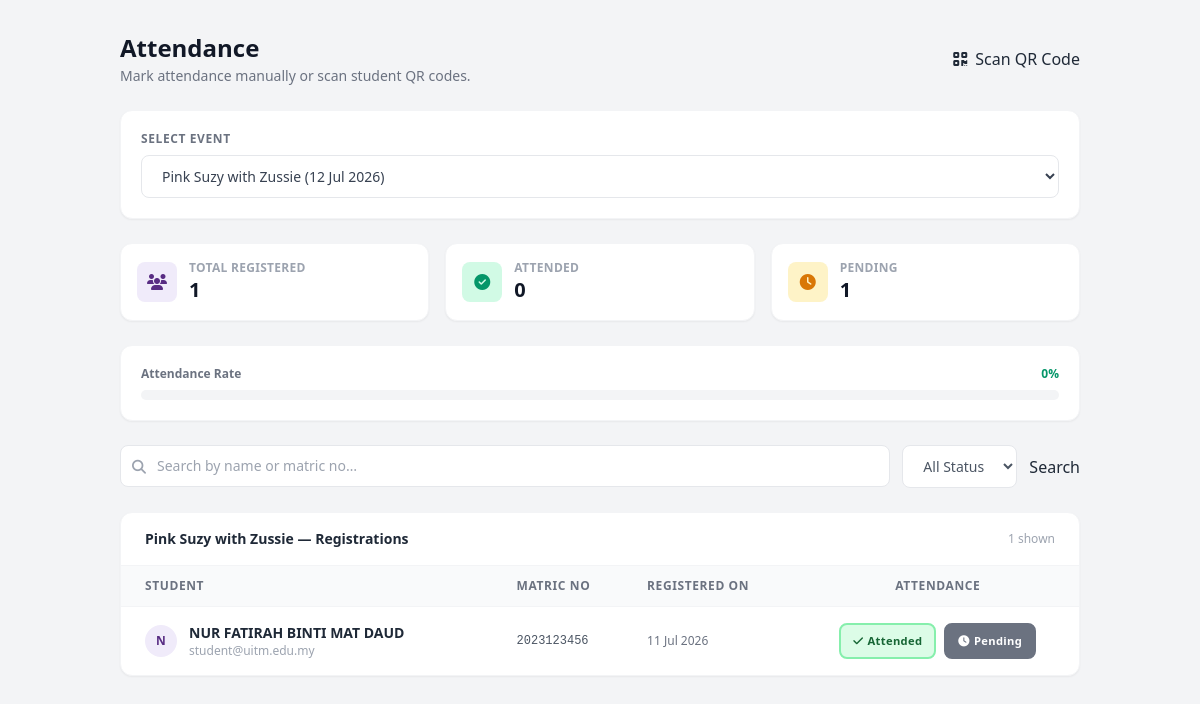
/attendance.php?event_id=7 (signed in), run on the app's committed database.
### tables this page shows
CREATE TABLE `events` (
  `id` int(10) UNSIGNED NOT NULL,
  `campus_id` int(10) UNSIGNED DEFAULT NULL,
  `club_id` int(10) UNSIGNED DEFAULT NULL,
  `created_by` int(10) UNSIGNED DEFAULT NULL,
  `title` varchar(200) NOT NULL,
  `venue` varchar(200) DEFAULT NULL,
  `category` enum('Academic','Cultural','Sports','Other') NOT NULL DEFAULT 'Other',
  `status` enum('upcoming','open','under_review','closed','cancelled','archived') NOT NULL DEFAULT 'upcoming',
  `capacity` int(10) UNSIGNED NOT NULL DEFAULT 0,
  `registration_fee` decimal(8,2) NOT NULL DEFAULT 0.00,
  `registered_count` int(10) UNSIGNED NOT NULL DEFAULT 0,
  `start_date` datetime DEFAULT NULL,
  `end_date` datetime DEFAULT NULL,
  `description` text DEFAULT NULL,
  `image_url` varchar(500) DEFAULT NULL,
  `created_at` datetime NOT NULL DEFAULT current_timestamp(),
  `updated_at` datetime NOT NULL DEFAULT current_timestamp() ON UPDATE current_timestamp(),
  `is_paid` tinyint(1) NOT NULL DEFAULT 0,
  `fee_amount` decimal(8,2) DEFAULT NULL,
  `payment_method` varchar(50) DEFAULT NULL,
  `payment_details` text DEFAULT NULL,
  `payment_deadline` datetime DEFAULT NULL
);

CREATE TABLE `registrations` (
  `id` int(10) UNSIGNED NOT NULL,
  `event_id` int(10) UNSIGNED NOT NULL,
  `student_id` int(10) UNSIGNED NOT NULL,
  `campus_id` int(10) UNSIGNED NOT NULL,
  `status` enum('registered','attended','cancelled','no_show') NOT NULL DEFAULT 'registered',
  `registered_at` datetime NOT NULL DEFAULT current_timestamp(),
  `attended_at` datetime DEFAULT NULL,
  `attendance_status` enum('pending','attended','absent') NOT NULL DEFAULT 'pending',
  `cancelled_at` datetime DEFAULT NULL,
  `notes` varchar(255) DEFAULT NULL
);

CREATE TABLE `students` (
  `id` int(10) UNSIGNED NOT NULL,
  `campus_id` int(10) UNSIGNED DEFAULT NULL,
  `name` varchar(120) NOT NULL,
  `email` varchar(180) NOT NULL,
  `password` varchar(255) NOT NULL,
  `matric_no` varchar(40) DEFAULT NULL,
  `phone` varchar(20) DEFAULT NULL,
  `faculty` varchar(10) DEFAULT NULL,
  `year` tinyint(1) UNSIGNED DEFAULT NULL,
  `is_active` tinyint(1) NOT NULL DEFAULT 1,
  `created_at` datetime NOT NULL DEFAULT current_timestamp()
);

### config.php (called while the page is built, shortened)
<?php
function db(): PDO {
    static $pdo = null;
    if ($pdo === null) {
        $dsn = 'mysql:host=' . DB_HOST . ';dbname=' . DB_NAME . ';charset=' . DB_CHARSET;
        try {
            $pdo = new PDO($dsn, DB_USER, DB_PASS, [
                PDO::ATTR_ERRMODE            => PDO::ERRMODE_EXCEPTION,
                PDO::ATTR_DEFAULT_FETCH_MODE => PDO::FETCH_ASSOC,
                PDO::ATTR_EMULATE_PREPARES   => false,
            ]);
        } catch (PDOException $e) {
            die(json_encode(['error' => 'Database connection failed: ' . $e->getMessage()]));
        }
    }
    return $pdo;
}
?>

### attendance.php (the view, shortened to what this page needs)
<?php
require_once '../config.php';
$adminId    = $_SESSION['admin_id'];
$stmtEvs = db()->prepare("
    SELECT id, title, start_date, status FROM events
    WHERE created_by = ? AND status NOT IN ('cancelled','archived')
    ORDER BY start_date DESC
");
$stmtEvs->execute([$adminId]);
$myEvents = $stmtEvs->fetchAll();
$eventId       = (int)($_GET['event_id'] ?? 0);
$selectedEvent = null;
$registrations = [];
$stats         = ['total'=>0,'attended'=>0,'absent'=>0,'pending'=>0];
if ($eventId) {
    $evStmt = db()->prepare("SELECT * FROM events WHERE id=? AND created_by=?");
    $evStmt->execute([$eventId, $adminId]);
    $selectedEvent = $evStmt->fetch();
    if ($selectedEvent) {
        $where  = "WHERE r.event_id = ? AND r.status != 'cancelled'";
        $params = [$eventId];
        $stmt = db()->prepare("
            SELECT r.id, r.registered_at, r.attended_at, r.status,
                   s.name AS student_name, s.matric_no, s.email
            FROM registrations r
            JOIN students s ON s.id = r.student_id
            $where
            ORDER BY s.name ASC
        ");
        $stmt->execute($params);
        $registrations = $stmt->fetchAll();
        $statStmt = db()->prepare("
            SELECT
                COUNT(*) AS total,
                SUM(attended_at IS NOT NULL) AS attended,
                SUM(attended_at IS NULL) AS pending
            FROM registrations
            WHERE event_id = ? AND status != 'cancelled'
        ");
        $statStmt->execute([$eventId]);
        $statRow = $statStmt->fetch();
        $stats['total']    = (int)($statRow['total']    ?? 0);
        $stats['attended'] = (int)($statRow['attended'] ?? 0);
        $stats['pending']  = (int)($statRow['pending']  ?? 0);
    }
}
?>
<!DOCTYPE html>
<html lang="en">
<head>
<script src="https://cdn.tailwindcss.com"></script>
<link rel="stylesheet" href="https://cdnjs.cloudflare.com/ajax/libs/font-awesome/6.4.0/css/all.min.css">
</head>
<body class="bg-gray-100 font-sans text-gray-800 flex h-screen overflow-hidden">
<div class="flex-1 flex flex-col h-full overflow-y-auto">
<main class="p-6 md:p-8 space-y-6 max-w-5xl w-full mx-auto">
  <div class="flex items-center justify-between flex-wrap gap-4">
    <div>
      <h1 class="text-2xl font-bold text-gray-900">Attendance</h1>
      <p class="text-sm text-gray-500 mt-0.5">Mark attendance manually or scan student QR codes.</p>
    </div>
    <?php if ($eventId && $selectedEvent): ?>
    <button onclick="openQRScanner()"
      class="btn-primary flex items-center gap-2">
      <i class="fas fa-qrcode"></i> Scan QR Code
    </button>
    <?php endif; ?>
  </div>
  <div class="bg-white rounded-xl shadow-sm border border-gray-100 p-5">
    <label class="block text-xs font-semibold text-gray-500 uppercase tracking-wider mb-2">Select Event</label>
    <form method="GET" class="flex gap-3">
      <select name="event_id" onchange="this.form.submit()"
              class="flex-1 px-4 py-2.5 rounded-lg border border-gray-200 text-sm text-gray-700 focus:outline-none focus:ring-2 focus:ring-purple-300 bg-white">
        <?php foreach ($myEvents as $ev): ?>
          <option value="<?= $ev['id'] ?>" <?= $eventId===$ev['id']?'selected':'' ?>>
            <?= htmlspecialchars($ev['title']) ?>
            (<?= $ev['start_date'] ? date('d M Y', strtotime($ev['start_date'])) : 'TBD' ?>)
          </option>
        <?php endforeach; ?>
      </select>
    </form>
  </div>
  <?php if ($selectedEvent): ?>
  <div class="grid grid-cols-3 gap-4">
    <?php $statItems = [
      ['label'=>'Total Registered','count'=>$stats['total'],   'icon'=>'fa-users',        'color'=>'#582C83','bg'=>'#f0ebfa'],
      ['label'=>'Attended',        'count'=>$stats['attended'],'icon'=>'fa-circle-check',  'color'=>'#059669','bg'=>'#d1fae5'],
      ['label'=>'Pending',         'count'=>$stats['pending'], 'icon'=>'fa-clock',         'color'=>'#d97706','bg'=>'#fef3c7'],
    ];
    foreach ($statItems as $si): ?>
    <div class="stat-card bg-white p-4 rounded-xl border border-gray-100 shadow-sm flex items-center gap-3">
      <div class="w-10 h-10 rounded-lg flex items-center justify-center shrink-0" style="background:<?= $si['bg'] ?>;color:<?= $si['color'] ?>;">
        <i class="fas <?= $si['icon'] ?>"></i>
      </div>
      <div>
        <p class="text-xs text-gray-400 font-semibold uppercase tracking-wide"><?= $si['label'] ?></p>
        <p class="text-xl font-bold text-gray-900"><?= $si['count'] ?></p>
      </div>
    </div>
    <?php endforeach; ?>
  </div>
  <?php if ($stats['total'] > 0): $pct = round($stats['attended']/$stats['total']*100); ?>
  <div class="bg-white rounded-xl border border-gray-100 shadow-sm p-5">
    <div class="flex justify-between text-xs font-semibold text-gray-500 mb-2">
      <span>Attendance Rate</span>
      <span style="color:#059669;"><?= $pct ?>%</span>
    </div>
    <div class="w-full bg-gray-100 rounded-full h-2.5">
    </div>
  </div>
  <?php endif; ?>
  <form method="GET" class="flex flex-col sm:flex-row gap-3">
    <div class="relative flex-1">
      <i class="fas fa-search absolute left-3 top-1/2 -translate-y-1/2 text-gray-400 text-sm"></i>
      <input type="text" name="q" value="<?= htmlspecialchars($_GET['q'] ?? '') ?>"
             placeholder="Search by name or matric no…"
             class="w-full pl-9 pr-4 py-2.5 rounded-lg border border-gray-200 text-sm focus:outline-none focus:ring-2 focus:ring-purple-300">
    </div>
    <select name="filter" onchange="this.form.submit()"
            class="px-4 py-2.5 rounded-lg border border-gray-200 text-sm bg-white text-gray-600 focus:outline-none focus:ring-2 focus:ring-purple-300">
      <option value="">All Status</option>
    </select>
    <button type="submit" class="btn-primary">Search</button>
  </form>
  <div class="bg-white rounded-xl shadow-sm border border-gray-100 overflow-hidden">
    <div class="flex items-center justify-between px-6 py-4 border-b border-gray-100">
      <h2 class="font-bold text-gray-800 text-sm">
        <?= htmlspecialchars($selectedEvent['title']) ?> — Registrations
      </h2>
      <span class="text-xs text-gray-400"><?= count($registrations) ?> shown</span>
    </div>
    <div class="overflow-x-auto">
      <table class="w-full text-sm">
        <thead>
          <tr class="border-b border-gray-100 bg-gray-50">
            <th class="px-6 py-3 text-left text-xs font-semibold text-gray-500 uppercase tracking-wider">Student</th>
            <th class="px-4 py-3 text-left text-xs font-semibold text-gray-500 uppercase tracking-wider">Matric No</th>
            <th class="px-4 py-3 text-left text-xs font-semibold text-gray-500 uppercase tracking-wider">Registered On</th>
            <th class="px-4 py-3 text-center text-xs font-semibold text-gray-500 uppercase tracking-wider">Attendance</th>
          </tr>
        </thead>
        <tbody class="divide-y divide-gray-50" id="attTable">
          <?php if (empty($registrations)): ?>
            <tr><td colspan="4" class="px-6 py-12 text-center text-gray-400">
              <i class="fas fa-users-slash text-3xl mb-3 block"></i>
              No registrations found.
            </td></tr>
          <?php else: foreach ($registrations as $reg):
            $isAttended = !empty($reg['attended_at']);
          ?>
            <tr class="hover-row" id="row-<?= $reg['id'] ?>">
              <td class="px-6 py-4">
                <div class="flex items-center gap-3">
                  <div class="w-8 h-8 rounded-full flex items-center justify-center font-semibold text-xs shrink-0"
                       style="background:#f0ebfa;color:#582C83;"><?= strtoupper(substr($reg['student_name'],0,1)) ?></div>
                  <div>
                    <p class="font-semibold text-gray-800"><?= htmlspecialchars($reg['student_name']) ?></p>
                    <p class="text-xs text-gray-400"><?= htmlspecialchars($reg['email']) ?></p>
                  </div>
                </div>
              </td>
              <td class="px-4 py-4 text-gray-600 font-mono text-xs"><?= htmlspecialchars($reg['matric_no']) ?></td>
              <td class="px-4 py-4 text-gray-500 text-xs"><?= date('d M Y', strtotime($reg['registered_at'])) ?></td>
              <td class="px-4 py-4">
                <div class="flex items-center justify-center gap-2">
                  <button class="att-btn att-attended <?= $isAttended ? 'active' : '' ?>"
                          onclick="markAttendance(<?= $reg['id'] ?>, 'attended', this)">
                    <i class="fas fa-check mr-1"></i>Attended
                  </button>
                  <button class="att-btn att-pending <?= !$isAttended ? 'active' : '' ?>"
                          onclick="markAttendance(<?= $reg['id'] ?>, 'pending', this)">
                    <i class="fas fa-clock mr-1"></i>Pending
                  </button>
                </div>
              </td>
            </tr>
          <?php endforeach; endif; ?>
        </tbody>
      </table>
    </div>
  </div>
  <?php endif; ?>
</main>
</div>
</body>
</html>

### attendance.php (style rules this page uses)
.att-btn { padding:.35rem .75rem; border-radius:.5rem; font-size:.7rem; font-weight:700; letter-spacing:.03em; border:2px solid transparent; cursor:pointer; transition:all .15s; }
.att-attended { background:#dcfce7; color:#166534; border-color:#86efac; }
.att-pending { background:#f3f4f6; color:#6b7280; border-color:#d1d5db; }
.att-pending.active, .att-pending:hover { background:#6b7280; color:#fff; border-color:#6b7280; }

### data on the page
events: title "Pink Suzy with Zussie"
registrations: student.name "N", student.name "NUR FATIRAH BINTI MAT DAUD", student.email "student@uitm.edu.my", student.matric_no "2023123456", registered_at "11 Jul 2026"

### other printed values
$si['label'] "TOTAL REGISTERED"
$si['count'] "1"
$si['label'] "ATTENDED"
$si['count'] "0"
$si['label'] "PENDING"
$pct "0"
count($registrations) "1"
form field event_id "Pink Suzy with Zussie (12 Jul 2026)"
